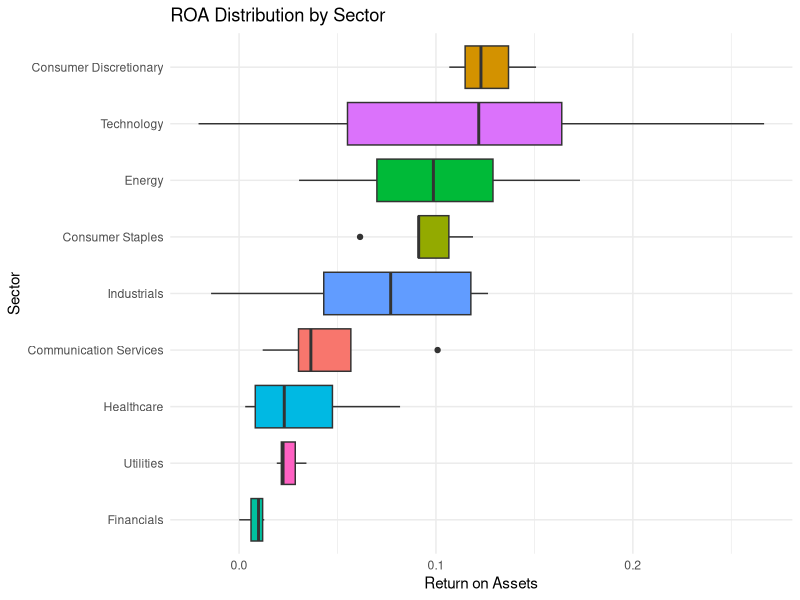
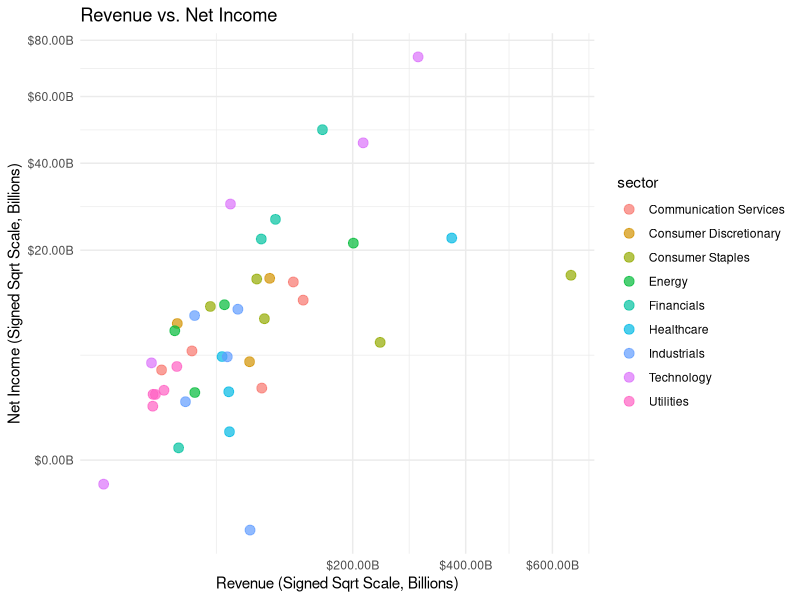
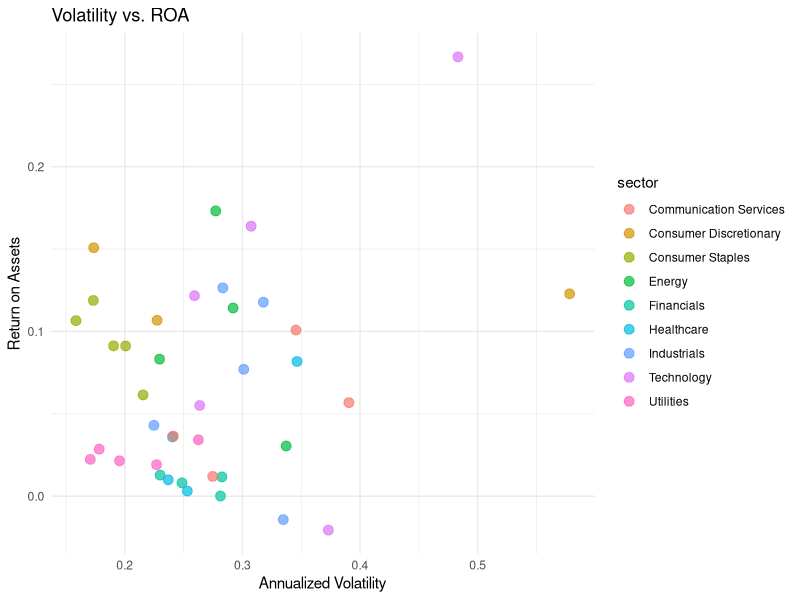
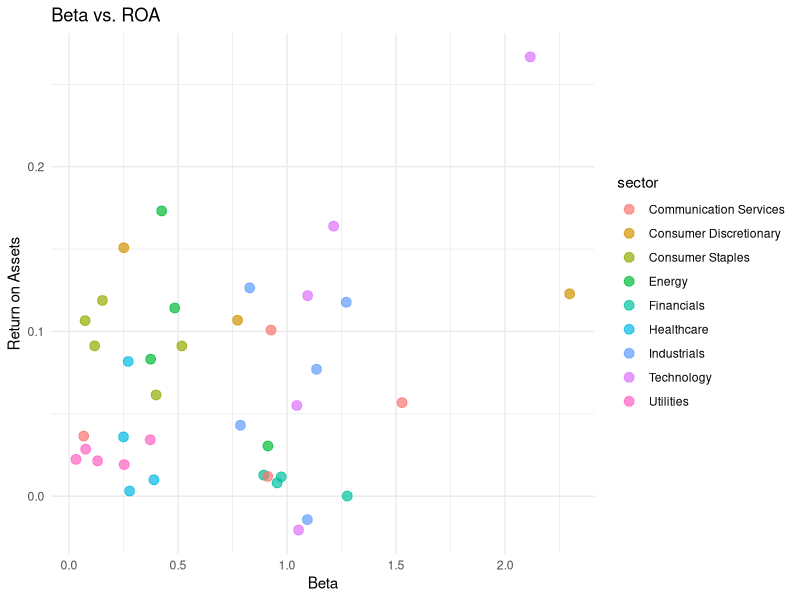
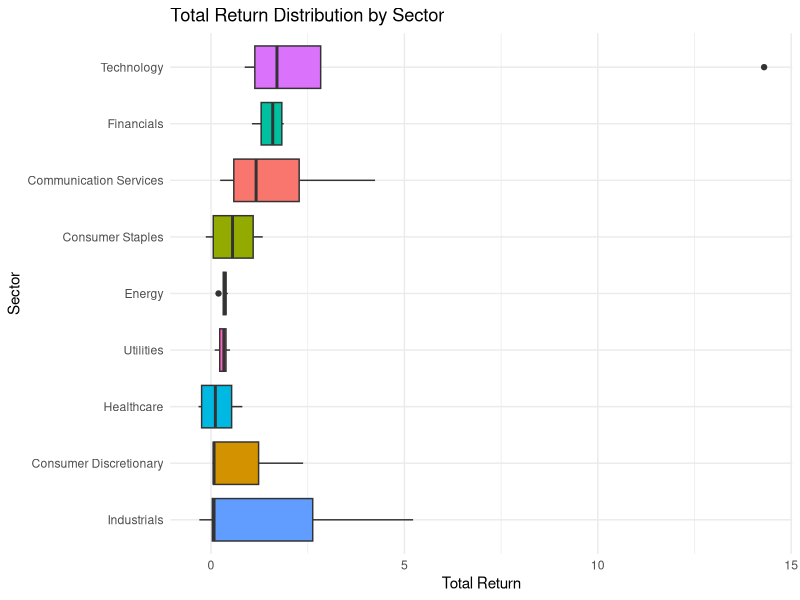

Recreate these plots in R, in order.
## ---- chunk 1
#| label: setup-eda
#| echo: false
#| message: false
#| warning: false
library(readr)
library(dplyr)
library(ggplot2)
library(scales)

fin <- read_csv("data/clean/company_financials_clean.csv", show_col_types = FALSE)
## ---- chunk 2
#| label: roa-by-sector
#| fig-cap: "Return on Assets by Sector"
#| fig-width: 8
#| fig-height: 5
fin %>%
  ggplot(aes(x = reorder(sector, ROA, FUN = median), y = ROA, fill = sector)) +
  geom_boxplot() +
  coord_flip() +
  labs(x = "Sector", y = "Return on Assets", title = "ROA Distribution by Sector") +
  theme_minimal() +
  theme(legend.position = "none")
## ---- chunk 3
#| label: rev-vs-netincome
#| fig-cap: "Revenue vs Net Income (signed square root scale)"
#| fig-width: 10
#| fig-height: 7

signed_sqrt <- trans_new("signed_sqrt",
  transform = function(x) sign(x) * sqrt(abs(x)),
  inverse = function(x) sign(x) * x^2,
  domain = c(-Inf, Inf)
)

fin %>%
  ggplot(aes(x = Revenue, y = NetIncome, color = sector)) +
  geom_point(size = 3, alpha = 0.7, position = position_jitter(width = 0.02, height = 0.02)) +
  scale_x_continuous(trans = signed_sqrt, labels = dollar_format(scale = 1e-9, suffix = "B")) +
  scale_y_continuous(trans = signed_sqrt, labels = dollar_format(scale = 1e-9, suffix = "B")) +
  labs(x = "Revenue (Signed Sqrt Scale, Billions)", y = "Net Income (Signed Sqrt Scale, Billions)", title = "Revenue vs. Net Income") +
  theme_minimal()
## ---- chunk 4
#| label: merge-market-fin
#| echo: false
#| message: false
#| warning: false
library(readr)
library(dplyr)

market <- read_csv("data/clean/market_data_clean.csv", show_col_types = FALSE)
fin <- read_csv("data/clean/company_financials_clean.csv", show_col_types = FALSE)

merged <- inner_join(fin, market, by = c("ticker", "company", "sector"))
## ---- chunk 5
#| label: vol-vs-roa
#| fig-cap: "Volatility vs. Return on Assets"
#| fig-width: 8
#| fig-height: 5
merged %>%
  ggplot(aes(x = volatility, y = ROA, color = sector)) +
  geom_point(size = 3, alpha = 0.7) +
  labs(x = "Annualized Volatility", y = "Return on Assets", title = "Volatility vs. ROA") +
  theme_minimal()
## ---- chunk 6
#| label: beta-vs-roa
#| fig-cap: "Beta vs. Return on Assets"
#| fig-width: 8
#| fig-height: 5
merged %>%
  ggplot(aes(x = beta, y = ROA, color = sector)) +
  geom_point(size = 3, alpha = 0.7) +
  labs(x = "Beta", y = "Return on Assets", title = "Beta vs. ROA") +
  theme_minimal()
## ---- chunk 7
#| label: return-by-sector
#| fig-cap: "Total Return by Sector"
#| fig-width: 8
#| fig-height: 5
merged %>%
  ggplot(aes(x = reorder(sector, total_return, FUN = median), y = total_return, fill = sector)) +
  geom_boxplot() +
  coord_flip() +
  labs(x = "Sector", y = "Total Return", title = "Total Return Distribution by Sector") +
  theme_minimal() +
  theme(legend.position = "none")
